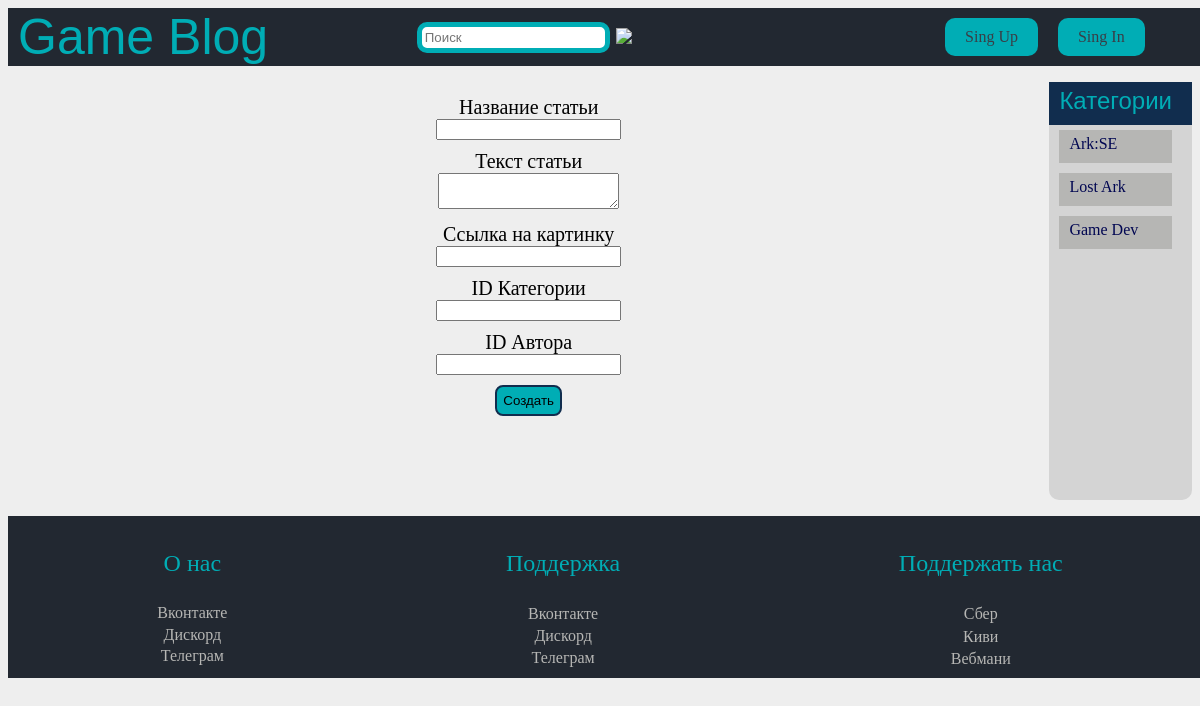
Screenshot of /create_article with the database file from the repository.
### database.py (models this page shows)
class Categories(db.Model):
    id = db.Column(db.Integer, primary_key=True, autoincrement=True)
    name = db.Column(db.String, nullable=True)

### app.py (the view, shortened to what this page needs)
@app.route('/create_article', methods=['GET', 'POST'])
def create_article():
    categories = Categories.query.all()
    article_form = ArticleForm()
    return render_template('new_article.html', form=article_form, categories=categories)

### forms.py
class ArticleForm(FlaskForm):
    title = StringField('Название статьи', validators=[DataRequired()], widget=TextInput())
    body = StringField('Текст статьи', validators=[DataRequired()], widget=TextArea())
    category_id = IntegerField('ID Категории', validators=[DataRequired()], widget=TextInput('number'))
    author_id = IntegerField('ID Автора', validators=[DataRequired()], widget=TextInput('number'))
    image = StringField('Ссылка на картинку', validators=[DataRequired()], widget=TextInput())

### templates/new_article.html (shortened to what this page needs)
{% extends 'base.html' %}
{% block custom %}
    <link rel="stylesheet" href={{ url_for('static', filename='new_article.css') }}>
{% endblock %}
{% block any_content %}
    <form action="{{ url_for('create_article') }}" method="POST" class="main_create">
        <div class="form-block"><p class="block-label">{{ form.title.label }}</p>{{ form.title(class_="block") }}</div>
        <div class="form-block"><p class="block-label">{{ form.body.label }}</p>{{ form.body(class_="block") }}</div>
        <div class="form-block"><p class="block-label">{{ form.image.label }}</p>{{ form.image(class_="block") }}</div>
        <div class="form-block"><p
                class="block-label">{{ form.category_id.label }}</p>{{ form.category_id(class_="block") }}</div>
        <div class="form-block"><p
                class="block-label">{{ form.author_id.label }}</p>{{ form.author_id(class_="block") }}</div>
        <button type="submit" class="button_create">Создать</button>
    </form>
{% endblock %}

### templates/base.html (shortened to what this page needs)
<!DOCTYPE html>
<html lang="ru">
<head>
    {% block custom %}
    {% endblock %}
    <link rel="stylesheet" href={{ url_for('static', filename='style.css') }}>
</head>
<body>
<header>
    <a href="{{ url_for('homepage') }}" class="logo">Game Blog</a>
    <form action="{{ url_for('search') }}">
        <input name="text" class="search" type="search" placeholder="Поиск" aria-label="Поиск">
        <button type="submit">
            <img src="https://img.icons8.com/material-sharp/24/000000/search.png"/>
        </button>
    </form>
    <but>
        <a class="buttons" href={{ url_for('singup') }}>Sing Up</a>
        <a class="buttons" href={{ url_for('singin') }}>Sing In</a>
    </but>
</header>
<main>
    {% block any_content %}
    {% endblock %}
    <ul class="categories">
        <li class="header">
            Категории
        </li>
        {% for categoria in categories %}
            <li class="dropdown">
                <a href=" {{ url_for('categor', cat=categoria.id) }} ">{{ categoria.name }}</a>
            </li>
        {% endfor %}
    </ul>
</main>
<footer>
    <div class="block-footer">
        <p>О нас</p>
        <div class="lin"><a href="#">Вконтакте</a></div>
        <div class="lin"><a href="#">Дискорд</a></div>
        <div class="lin"><a href="#">Телеграм</a></div>
    </div>
    <div class="block-footer">
        <p>Поддержка</p>
        <div class="lin"><a href="#">Вконтакте</a></div>
        <div class="lin"><a href="#">Дискорд</a></div>
        <div class="lin"><a href="#">Телеграм</a></div>
    </div>
    <div class="block-footer">
        <p>Поддержать нас</p>
        <div class="lin"><a href="#">Сбер</a></div>
        <div class="lin"><a href="#">Киви</a></div>
        <div class="lin"><a href="#">Вебмани</a></div>
    </div>
</footer>
</body>
</html>

### static/new_article.css (style rules this page uses)
.main_create { margin: 20px 10px 100px 10px; align-items: center; display: flex; flex-direction: column; width: 100%; }
.button_create { padding: 6px; border-radius: 8px; border: 2px solid #112D4E; margin-top: 10px; background: #00ADB5; max-width: 10%; }
.block-label { margin: 0; text-align: center; font-size: 20px; }
.form-block { margin-top: 10px; }

### static/style.css (style rules this page uses)
body { background-color: #EEEEEE; }
header { top: 0; left: 0; width: 100%; margin: auto; padding-left: 10px; background-color: #222831; display: flex; min-height: auto; }
header a { text-decoration: none; }
.logo { color: #00ADB5 !important; font-size: 50px; font-family: Dubai, sans-serif; }
header .buttons { padding: 10px 20px 10px 20px; background-color: #00ADB5; border-radius: 10px; margin: 10px; }
but { display: flex; align-items: center; margin-right: 4%; margin-left: auto; }
.categories { border-radius: 10px; border: 2px #112D4E; padding: 0; margin-right: 0; margin-left: auto; background-color: #696A6C33; }
.categories li { padding: 5px 20px 10px 10px; margin: 5px 20px 10px 10px; background-color: #b6b6b4; list-style-type: none; }
main { display: flex; }
.categories .header { color: #00ADB5; font-size: x-large; font-family: Calibri, sans-serif; margin: 0 0 0 0; padding: 5px 20px 10px 10px !important; background-color: #112D4E; }
.categories li a { text-decoration: none; color: #000651; }
footer { width: 100%; justify-content: center; padding: 10px; background: #222831; color: #00ADB5; display: flex; }
.block-footer { flex-grow: 1; text-align: center; display: flex; flex-direction: column; }
footer a { margin-top: 1%; display: block; text-decoration: none; color: #b6b6b4; }
footer p { font-size: x-large; }
a { color: #393E46; text-decoration: none; }
header form { display: flex; margin-left: auto; margin-right:auto; }
header form input { margin: auto; padding: 3px; outline: none; box-sizing: border-box; border: 5px solid #00ADB5; border-radius: 10px; }
header form button { background: #222831; border: #00ADB5; }

### rows the page displays
Categories: name "Ark:SE"
Categories: name "Lost Ark"
Categories: name "Game Dev"
